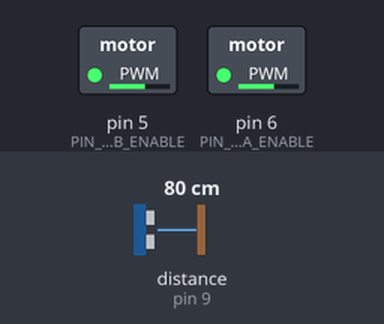
Recording of a sketch running on a simulated Arduino Uno, built with avr-gcc and run on an emulated ATmega328P. On the bench: switched loads named in the sketch (green lamp = pin HIGH). Wiring (inferred from the names in the program): ultrasonic range finder: trigger pin 8; echo pin 9. The test bench sets the inputs (shaded band); at power-on: distance to the obstacle (sensor on pin 9) 80 cm. The echo pulse lasts 58.3 µs per cm; pins used as bus, display or sensor lines are not drawn.

Above: at 1.2 s.
1.3 s: distance to the obstacle (sensor on pin 9) set to 2 cm
At 2.2 s:
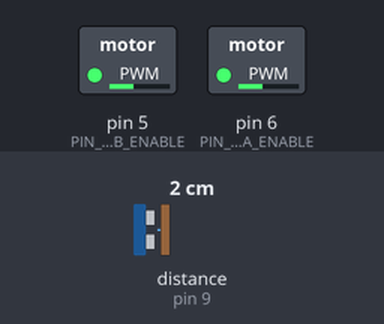
3.9 s: distance to the obstacle (sensor on pin 9) set to 60 cm
At 5.9 s:
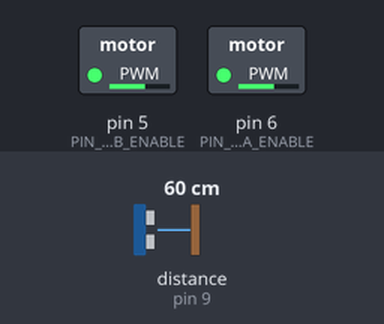
6.4 s: distance to the obstacle (sensor on pin 9) set to 4 cm
At 7.3 s:
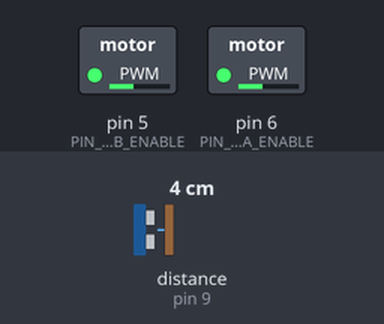
Timing chart, 0 to 9.4 s (numbered marks = the images above; inputs shaded):
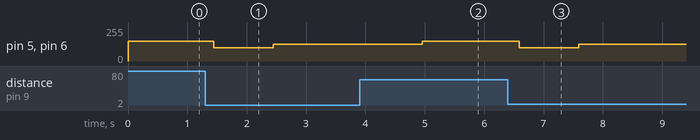

Measured:
- after the input at 1.3 s, pin 5 (PIN_MOTOR_B_ENABLE), pin 6 (PIN_MOTOR_A_ENABLE): 150/255 → 100/255 after 0.14 s, → 125/255 1.0 s later
- after the input at 3.9 s, pin 5 (PIN_MOTOR_B_ENABLE), pin 6 (PIN_MOTOR_A_ENABLE): 125/255 → 150/255 after 1.1 s
- after the input at 6.4 s, pin 5 (PIN_MOTOR_B_ENABLE), pin 6 (PIN_MOTOR_A_ENABLE): 150/255 → 100/255 after 0.19 s, → 125/255 1.0 s later

The sketch:

robot_proximity_simple.ino
```cpp
/**
 * Robot with forward-facing proximity sensor
 *
 * By Scott Davey
 * www.coderdojorealm.com
 * May 2018
 *
 * The robot hardware can be built from the Jacar Electronics'
 * 'Wall Dodging Robot' DIY kit.
 *
 * This robot is perpetually striving to drive forward. If the robot
 * detects an obstacle in front of it, it will slow down and eventually
 * try to maneuver itself around the obstacle.
 *
 * The maneuver for aboiding an obstacle involves backing up, then turning
 * slowly to the right until it finds a clear path.
 *
 * See 'robot_proximity_pantilt' for an upgraded robot with the abiliy
 * to turn its head.
 */

const bool DEBUG_DISABLE_MOTOR = true;

// The motor pin configuration
const int PIN_MOTOR_A_ENABLE = 6;
const int PIN_MOTOR_A_INPUT1 = 4;
const int PIN_MOTOR_A_INPUT2 = 7;
const int PIN_MOTOR_B_ENABLE = 5;
const int PIN_MOTOR_B_INPUT3 = 3;
const int PIN_MOTOR_B_INPUT4 = 2;

// The ultrasonic sensor pin configuration
const int PIN_ULTRASONIC_TRIG = 8;
const int PIN_ULTRASONIC_ECHO = 9;

// Commands
const int CMD_FORWARD = 1;
const int CMD_TURN_LEFT = 2;
const int CMD_TURN_RIGHT = 3;
const int CMD_REVERSE = 4;
const int CMD_STOP = 5;
const int CMD_SEARCH = 6;
const int CMD_AVOID = 7;
const int CMD_AVOID_LEGACY = 999;

// Wheel diretions
const int WHEEL_STOP = 0;
const int WHEEL_FORWARD = 1;
const int WHEEL_REVERSE = 2;

// Speeds
const int SPEED_SLOW = 100;
const int SPEED_MEDIUM = 125;
const int SPEED_FAST = 150;

// Distances (in cm) tor various decision-making
const int DISTANCE_CLEAR = 50;                  // At this distance, assume nothing in our path
const int DISTANCE_APPROACHING_OBSTACLE = 40;   // At this distance, acknowledge an obstacle appraching
const int DISTANCE_OBSTACLE_IMMINENT = 30;      // At this distance, take evasive action

// The time each manuever normally takes, in milliseconds
const int DEFAULT_MANEUVER_TIME = 200;


/**
 * Setup
 *
 * Runs once each time the board powers up
 */
void setup() {
  setupUltrasonic();
  setupMotor();
}


/**
 * Loop
 *
 * The loop function runs over and over again forever
 */
void loop()
{
  // check for obstacles
  float distanceAhead = readUltrasonicSensorDistance();
  int command;
  int speed;

  // decide upon a course of action
  if (distanceAhead > DISTANCE_CLEAR) {
    speed = SPEED_FAST;
    command = CMD_FORWARD;
  } else if (distanceAhead > DISTANCE_APPROACHING_OBSTACLE) {
    speed = SPEED_MEDIUM;
    command = CMD_FORWARD;
  } else {
    speed = SPEED_SLOW;
    command = CMD_AVOID;
  }

  // now drive the robot according to the command
  maneuver(command, speed, DEFAULT_MANEUVER_TIME);

}


/**
 * Drives the robot according to the requested command at the requested speed
 *
 * @param int cmd One of the COMMAND_* constants
 * @param int speed The wheel speed
 * @param int time The time to maintain the maneuver
 */
void maneuver(int cmd, int speed, int time)
{

  switch (cmd) {

    case CMD_FORWARD:
      moveRobot(WHEEL_FORWARD, WHEEL_FORWARD, speed, time);
      break;

    case CMD_AVOID:
        // Step 1: Reverse
        moveRobot(WHEEL_REVERSE, WHEEL_REVERSE, SPEED_SLOW, 1000);

        // Step 2: Turn right until there is a clear path
        float obstacleDistance;
        while (obstacleDistance < DISTANCE_OBSTACLE_IMMINENT) {
           moveRobot(WHEEL_FORWARD, WHEEL_REVERSE, SPEED_MEDIUM, 500);
           obstacleDistance = readUltrasonicSensorDistance();
        };
        delay(1000); // wait a second, then go again
        break;
  }
}

/**
 * Move the robot in the left/right wheel direction specified, for the given speed and time
 *
 * @param int leftDirection The right left direction using a WHEEL_* constant
 * @param int rightDirection The right wheel direction using a WHEEL_* constant
 * @param int speed The speed turn the wheels, using a SPEED_* constant
 * @param int time The time to wait in milliseconds
 */
void moveRobot(int leftDirection, int rightDirection, int speed, int time)
{
  analogWrite(PIN_MOTOR_A_ENABLE, speed);
  analogWrite(PIN_MOTOR_B_ENABLE, speed);
  setWheelDirection(leftDirection, PIN_MOTOR_A_INPUT2, PIN_MOTOR_A_INPUT1);
  setWheelDirection(rightDirection, PIN_MOTOR_B_INPUT4, PIN_MOTOR_B_INPUT3);
  delay(time);
}

/**
 * Sets the wheel specified by pinForward nd pinReverse to the direction specified.
 *
 * @param int direction The direction to turn the wheel, as a WHEEL_* constant
 * @param int pinForward The pin responsible for controlling foward movement
 * @param int pinReverse The pin responsible for controlling rear movement
 */
void setWheelDirection(int direction, int pinForward, int pinReverse)
{
  if (DEBUG_DISABLE_MOTOR) {
    return;
  }

  if (direction == WHEEL_FORWARD) {
    digitalWrite(pinForward, HIGH);
    digitalWrite(pinReverse, LOW);
  } else if (direction == WHEEL_REVERSE) {
    digitalWrite(pinForward, LOW);
    digitalWrite(pinReverse, HIGH);
  } else  {
    digitalWrite(pinForward, LOW);
    digitalWrite(pinReverse, LOW);
  }
}

/**
 * Read the ultrasonic sensor and get a distance measurement to the wall in cm.
 *
 * @see https://randomnerdtutorials.com/complete-guide-for-ultrasonic-sensor-hc-sr04/
 *
 * @return float
 */
float readUltrasonicSensorDistance()
{
  // The sensor is triggered by a HIGH pulse of 10 or more microseconds.
  // Give a short LOW pulse beforehand to ensure a clean HIGH pulse.
  digitalWrite(PIN_ULTRASONIC_TRIG, LOW);
  delayMicroseconds(5);
  digitalWrite(PIN_ULTRASONIC_TRIG, HIGH);
  delayMicroseconds(10);
  digitalWrite(PIN_ULTRASONIC_TRIG, LOW);

  // Read the signal from the sensor: a HIGH pulse whose
  // duration is the time (in microseconds) from the sending
  // of the ping to the reception of its echo off of an object.
  float duration = pulseIn(PIN_ULTRASONIC_ECHO, HIGH);

  // Convert the time into a distance: the duration is the time
  // taken for the sound to be sent, then bounce back and be received
  // again. The speed of sound is 34.3 centermeters per millisecond.
  float cm = (duration / 2) / 34.3;

  Serial.print(duration);
  Serial.print("ms");
  Serial.print(cm);
  Serial.print("cm");

  // if the sensor returned a 0 reading, report a very long distance away
  if (cm == 0) {
    cm = 1000;
    Serial.print("faking 1000 cm");
  }
  Serial.println();

  return cm;
}

/**
 * Set up the ultrasonic sensor
 *
 * The sensor sends a trigger via an output pin and receives the echo
 * via an input pin.
 *
 * Note that it's also possible to use two digital outputs to supply
 * GND and 5V to the sensor. If you're doing this, also set the pin
 * that will deliver 5V to HIGH, and the pin the will deliver GND to LOW.
 */
void setupUltrasonic()
{
  // Uncomment these lines and set the constants at the
  // top of the file if you are providing GND and 5V from
  // the digital pins themselves.
  //
  // Set to LOW to provide a ground
  //  pinMode(PIN_ULTRASONIC_GND, OUTPUT);
  //  digitalWrite(PIN_ULTRASONIC_GND, LOW);
  //
  // Set to HIGH to provide 5V to the sensor
  //  pinMode(PIN_ULTRASONIC_5V, OUTPUT);
  //  digitalWrite(PIN_ULTRASONIC_5V, HIGH);

  // Trigger is an output; the echo is a input
  pinMode(PIN_ULTRASONIC_TRIG, OUTPUT);
  pinMode(PIN_ULTRASONIC_ECHO, INPUT);
  digitalWrite(PIN_ULTRASONIC_TRIG, LOW);
}

/**
 * Set up Motor
 *
 * Configures the output pins and sets everything to off.
 */
void setupMotor()
{
  if (DEBUG_DISABLE_MOTOR) {
    return;
  }

  pinMode(PIN_MOTOR_A_ENABLE, OUTPUT);
  pinMode(PIN_MOTOR_A_INPUT1, OUTPUT);
  pinMode(PIN_MOTOR_A_INPUT2, OUTPUT);
  pinMode(PIN_MOTOR_B_ENABLE, OUTPUT);
  pinMode(PIN_MOTOR_B_INPUT3, OUTPUT);
  pinMode(PIN_MOTOR_B_INPUT4, OUTPUT);

  digitalWrite(PIN_MOTOR_A_ENABLE, LOW);
  digitalWrite(PIN_MOTOR_A_INPUT1, LOW);
  digitalWrite(PIN_MOTOR_A_INPUT2, LOW);
  digitalWrite(PIN_MOTOR_B_ENABLE, LOW);
  digitalWrite(PIN_MOTOR_B_INPUT3, LOW);
  digitalWrite(PIN_MOTOR_B_INPUT4, LOW);
}
```
